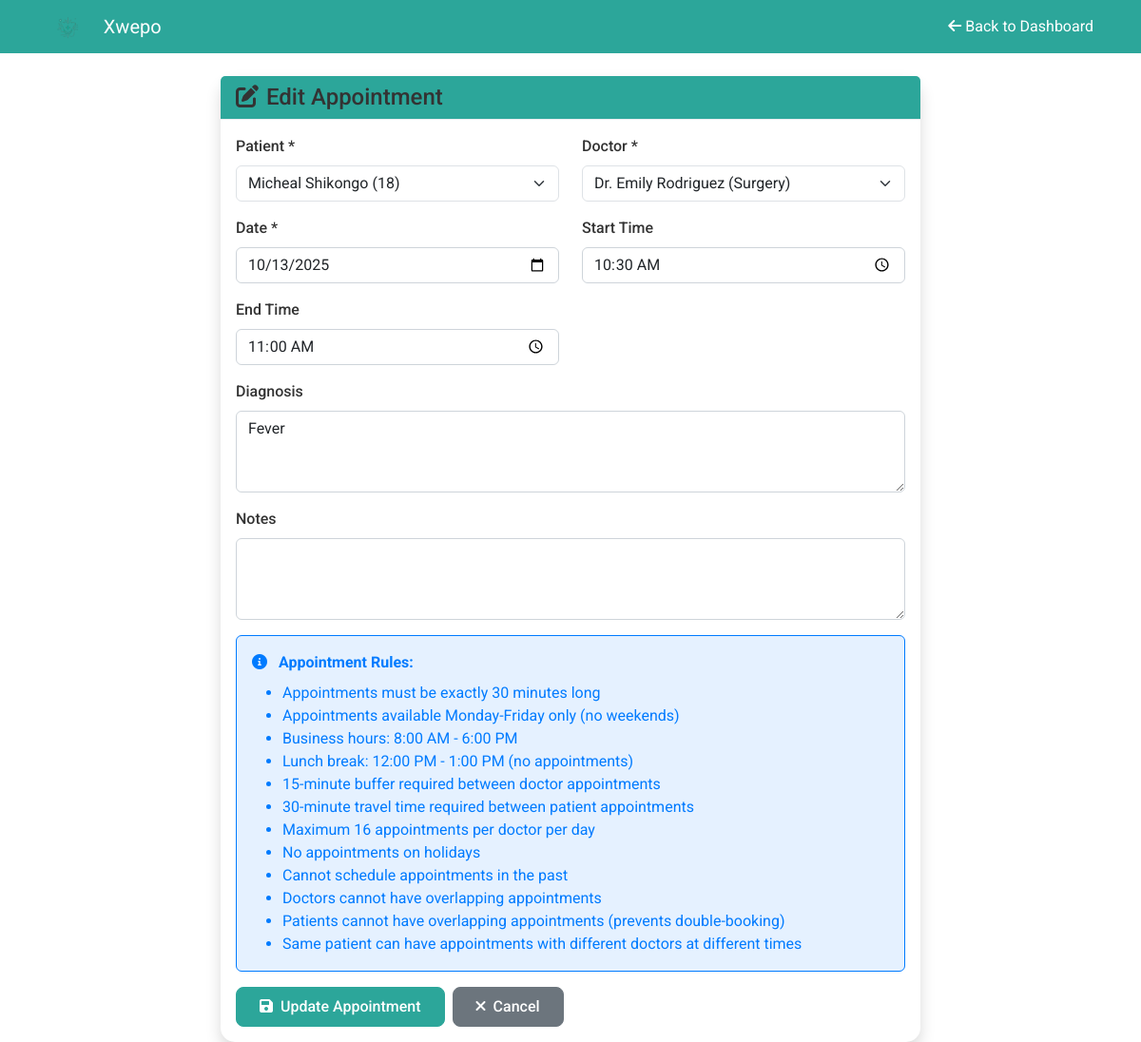
The page /edit_appointment/1 (signed in) on the database its author committed.
### models.py (models this page shows, shortened)
class Appointment(db.Model):
    id = db.Column(db.Integer, primary_key=True)
    date = db.Column(db.Date, nullable=False)
    start_time = db.Column(db.Time, nullable=False)
    end_time = db.Column(db.Time, nullable=False)
    diagnosis = db.Column(db.Text)
    status = db.Column(db.String(20), default='scheduled')  # scheduled, completed, cancelled
    notes = db.Column(db.Text)
    patient_id = db.Column(db.Integer, db.ForeignKey('patient.id'), nullable=False)
    doctor_id = db.Column(db.Integer, db.ForeignKey('doctor.id'), nullable=False)
    created_at = db.Column(db.DateTime, default=datetime.now)

class Patient(db.Model):
    id = db.Column(db.Integer, primary_key=True)
    name = db.Column(db.String(100), nullable=False)
    date_of_birth = db.Column(db.Date)
    gender = db.Column(db.String(10))
    contact_number = db.Column(db.String(20))
    address = db.Column(db.Text)
    emergency_contact = db.Column(db.String(100))
    emergency_phone = db.Column(db.String(20))
    blood_type = db.Column(db.String(5))
    allergies = db.Column(db.Text)
    created_at = db.Column(db.DateTime, default=datetime.now)
    @property
    def age(self):
        if self.date_of_birth:
            today = datetime.now().date()
            return today.year - self.date_of_birth.year - ((today.month, today.day) < (self.date_of_birth.month, self.date_of_birth.day))
        return None
    appointments = db.relationship('Appointment', backref='patient', lazy=True, cascade='all, delete-orphan')
    medical_records = db.relationship('MedicalRecord', backref='patient', lazy=True, cascade='all, delete-orphan')
    prescriptions = db.relationship('Prescription', backref='patient', lazy=True, cascade='all, delete-orphan')

class Doctor(db.Model):
    id = db.Column(db.Integer, primary_key=True)
    name = db.Column(db.String(100), nullable=False)
    specialization = db.Column(db.String(50))
    license_number = db.Column(db.String(50), unique=True)
    contact_number = db.Column(db.String(20))
    email = db.Column(db.String(120))
    experience_years = db.Column(db.Integer)
    education = db.Column(db.Text)
    created_at = db.Column(db.DateTime, default=datetime.now)
    appointments = db.relationship('Appointment', backref='doctor', lazy=True, cascade='all, delete-orphan')
    availabilities = db.relationship('DoctorAvailability', backref='doctor', lazy=True, cascade='all, delete-orphan')
    prescriptions = db.relationship('Prescription', backref='doctor', lazy=True, cascade='all, delete-orphan')
    medical_records = db.relationship('MedicalRecord', backref='doctor', lazy=True, cascade='all, delete-orphan')

### app.py (the view, shortened to what this page needs)
@app.route('/edit_appointment/<int:appointment_id>', methods=['GET', 'POST'])
@login_required
def edit_appointment(appointment_id):
    if current_user.role not in ['admin', 'staff']:
        flash('Access denied. Staff or admin privileges required.', 'error')
        return redirect(url_for('index'))
    appointment = Appointment.query.get_or_404(appointment_id)
    patients = Patient.query.all()
    doctors = Doctor.query.all()
    return render_template('edit_appointment.html', appointment=appointment, patients=patients, doctors=doctors)

### app.py (called while the page is built)
@login_manager.user_loader
def load_user(user_id):
    return User.query.get(int(user_id))

### templates/edit_appointment.html (shortened to what this page needs)
<!DOCTYPE html>
<html lang="en">
<head>
    <link href="https://cdn.jsdelivr.net/npm/bootstrap@5.3.0/dist/css/bootstrap.min.css" rel="stylesheet" onerror="this.onerror=null;this.href='{{ url_for('static', filename='libs/bootstrap/bootstrap.min.css') }}'">
    <link href="{{ url_for('static', filename='libs/fontawesome/css/all.min.css') }}" rel="stylesheet">
    <link href="{{ url_for('static', filename='css/color-scheme.css') }}" rel="stylesheet">
    <link href="{{ url_for('static', filename='css/color-scheme.css') }}" rel="stylesheet">
</head>
<body>
    <nav class="navbar navbar-dark bg-primary navbar-expand-lg">
        <div class="container">
            <a class="navbar-brand d-flex align-items-center" href="{{ url_for('index') }}">
                <img src="{{ url_for('static', filename='images/xwepo_logo.png') }}" alt="Xwepo" class="me-2" style="height: 30px;">
                <span>Xwepo</span>
            </a>
            <div class="navbar-nav ms-auto">
                <a class="nav-link" href="{{ url_for('index') }}">
                    <i class="fas fa-arrow-left me-1"></i>Back to Dashboard
                </a>
            </div>
        </div>
    </nav>
    <div class="container mt-4">
        <div class="row justify-content-center">
            <div class="col-md-8">
                <div class="card shadow">
                    <div class="card-header bg-primary text-white">
                        <h4 class="mb-0">
                            <i class="fas fa-edit me-2"></i>Edit Appointment
                        </h4>
                    </div>
                    <div class="card-body">
                        <form method="POST">
                            <div class="row">
                                <div class="col-md-6 mb-3">
                                    <label for="patient_id" class="form-label">Patient *</label>
                                    <select class="form-select" id="patient_id" name="patient_id" required>
                                        {% for patient in patients %}
                                        <option value="{{ patient.id }}" {% if patient.id == appointment.patient_id %}selected{% endif %}>
                                            {{ patient.name }} ({{ patient.age }})
                                        </option>
                                        {% endfor %}
                                    </select>
                                </div>
                                <div class="col-md-6 mb-3">
                                    <label for="doctor_id" class="form-label">Doctor *</label>
                                    <select class="form-select" id="doctor_id" name="doctor_id" required>
                                        {% for doctor in doctors %}
                                        <option value="{{ doctor.id }}" {% if doctor.id == appointment.doctor_id %}selected{% endif %}>
                                            {{ doctor.name }} ({{ doctor.specialization }})
                                        </option>
                                        {% endfor %}
                                    </select>
                                </div>
                            </div>
                            <div class="row">
                                <div class="col-md-6 mb-3">
                                    <label for="date" class="form-label">Date *</label>
                                    <input type="date" class="form-control" id="date" name="date"
                                           value="{{ appointment.date }}" required>
                                </div>
                                <div class="col-md-6 mb-3">
                                    <label for="start_time" class="form-label">Start Time</label>
                                    <input type="time" class="form-control" id="start_time" name="start_time"
                                           value="{{ appointment.start_time.strftime('%H:%M') if appointment.start_time else '' }}" required>
                                </div>
                            </div>
                            <div class="row">
                                <div class="col-md-6 mb-3">
                                    <label for="end_time" class="form-label">End Time</label>
                                    <input type="time" class="form-control" id="end_time" name="end_time"
                                           value="{{ appointment.end_time.strftime('%H:%M') if appointment.end_time else '' }}" required>
                                </div>
                            </div>
                            <div class="mb-3">
                                <label for="diagnosis" class="form-label">Diagnosis</label>
                                <textarea class="form-control" id="diagnosis" name="diagnosis" rows="3">{{ appointment.diagnosis or '' }}</textarea>
                            </div>
                            <div class="mb-3">
                                <label for="notes" class="form-label">Notes</label>
                                <textarea class="form-control" id="notes" name="notes" rows="3">{{ appointment.notes or '' }}</textarea>
                            </div>
                            <div class="alert alert-info mb-3">
                                <i class="fas fa-info-circle me-2"></i>
                                <strong>Appointment Rules:</strong>
                                <ul class="mb-0 mt-2">
                                    <li>Appointments must be exactly 30 minutes long</li>
                                    <li>Appointments available Monday-Friday only (no weekends)</li>
                                    <li>Business hours: 8:00 AM - 6:00 PM</li>
                                    <li>Lunch break: 12:00 PM - 1:00 PM (no appointments)</li>
                                    <li>15-minute buffer required between doctor appointments</li>
                                    <li>30-minute travel time required between patient appointments</li>
                                    <li>Maximum 16 appointments per doctor per day</li>
                                    <li>No appointments on holidays</li>
                                    <li>Cannot schedule appointments in the past</li>
                                    <li>Doctors cannot have overlapping appointments</li>
                                    <li>Patients cannot have overlapping appointments (prevents double-booking)</li>
                                    <li>Same patient can have appointments with different doctors at different times</li>
                                </ul>
                            </div>
                            <div class="d-flex gap-2">
                                <button type="submit" class="btn btn-primary">
                                    <i class="fas fa-save me-2"></i>Update Appointment
                                </button>
                                <a href="{{ url_for('index') }}" class="btn btn-secondary">
                                    <i class="fas fa-times me-2"></i>Cancel
                                </a>
                            </div>
                        </form>
                    </div>
                </div>
            </div>
        </div>
    </div>    <script src="https://cdn.jsdelivr.net/npm/bootstrap@5.3.0/dist/js/bootstrap.bundle.min.js" onerror="this.onerror=null;this.src='{{ url_for('static', filename='libs/bootstrap/bootstrap.bundle.min.js') }}'"></script>
    {% include 'modern_alerts.html' %}
</body>
</html>

### static/css/color-scheme.css (style rules this page uses)
:root { --primary-teal: #2CA69A; --primary-teal-dark: #1E6F68; --primary-teal-light: #A8D5D0; --white: #FFFFFF; --light-gray: #F5F5F5; --medium-gray: #6B6B6B; --dark-gray: #333333; --accent-blue: #007BFF; --accent-green: #28A745; --accent-orange: #FD7E14; --accent-red: #DC3545; --font-family: 'Roboto', sans-serif; }
body { font-family: var(--font-family); color: var(--dark-gray); background-color: var(--white); }
h1, h2, h3, h4, h5, h6 { color: var(--dark-gray); font-weight: 500; }
.btn-primary { background-color: var(--primary-teal); border-color: var(--primary-teal); color: var(--white); font-weight: 500; }
.navbar-brand, .navbar-nav .nav-link { color: var(--dark-gray); }
.navbar-dark .navbar-brand, .navbar-dark .navbar-nav .nav-link { color: var(--white); }
.card { border: none; box-shadow: 0 2px 4px rgba(0,0,0,0.1); background-color: var(--white); }
.card-header { background-color: var(--light-gray); border-bottom: 1px solid #e9ecef; color: var(--dark-gray); }
.form-control { border: 1px solid #ced4da; border-radius: 0.375rem; }
.form-label { color: var(--dark-gray); font-weight: 500; }
.alert-info { background-color: rgba(0, 123, 255, 0.1); border-color: var(--accent-blue); color: var(--accent-blue); }
a { color: var(--primary-teal); }
.bg-primary { background-color: var(--primary-teal) !important; }

### templates/edit_appointment.html (style rules this page uses)
.card { border-radius: 15px; border: none; box-shadow: 0 5px 15px rgba(44, 166, 154, 0.1); background: var(--white); }

### templates/modern_alerts.html (style rules this page uses)
.btn { border-radius: 8px; font-weight: 500; padding: 0.5rem 1.5rem; transition: all 0.3s ease; }

### rows shown on the page
Appointment: patient_id "Micheal Shikongo (18)", doctor_id "Dr. Emily Rodriguez (Surgery)", date "10/13/2025", start_time "10:30", end_time "11:00", diagnosis "Fever"
